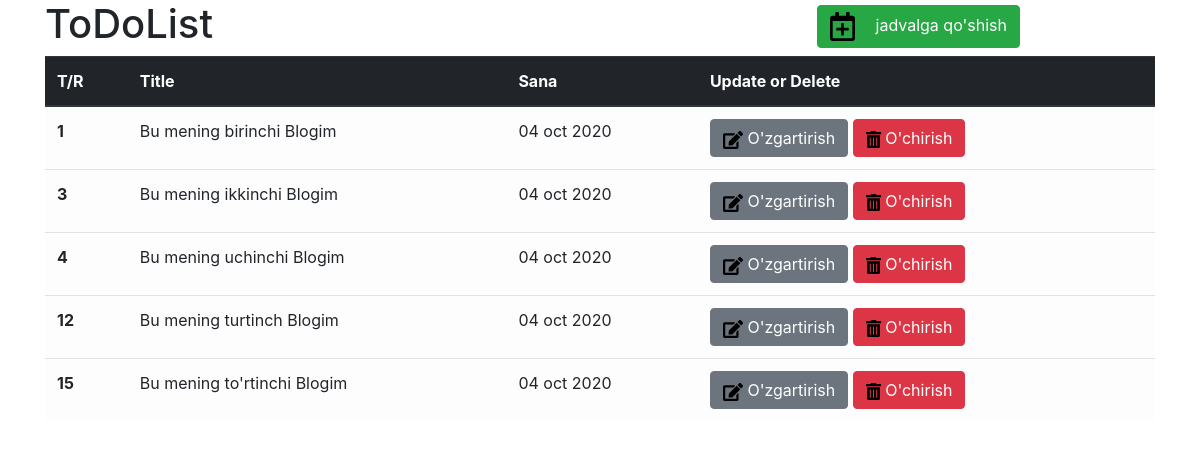
The page / on the database its author committed.
### blog/models.py (models this page shows, shortened)
class Blog(models.Model):
    title = models.CharField(max_length=200)
    sana = models.DateField()

### blog/views.py (the view)
# urls.py: path('',views.blog_list, name='blog_list'),
def blog_list(request):
    blogs = Blog.objects.all()
    return render(request, 'blog_list.html', {'blogs':blogs})

### blog/templates/blog_list.html (shortened to what this page needs)
{% extends 'base.html' %}
{% load static %}
{% block content %}
<div class="container">
    <div class="row">
        <div>
        <a href="{% url 'blog_create' %}" type="submit" id="qoshish"  class="btn btn-success">
                <i class="fas fa-plus-square">
                    <img width="25px" class="mr-3" src="{% static 'blog/img/calendar-plus-regular.svg' %}">
                </i>jadvalga qo'shish
        </a>
        </div>
    </div>
    <table class="table">
    <thead class="thead-dark">
        <tr >
        <th scope="col">T/R</th>
        <th scope="col">Title</th>
        <th scope="col">Sana</th>
        <th scope="col">Update or Delete </th>
        </tr>
    </thead>
    <tbody>
        {% for blog in blogs %}
            <tr class="table-light qator">
            <th scope="row">{{blog.id}}</th>
            <td>{{blog.title}}</td>
            <td>{{blog.sana |date:'d b Y'}}</td>
            <td >
                <a class="btn btn-secondary" href="blog_update/{{blog.id}}">
                    <i class="fas fa-edit">
                        <img width="20px" src="{% static 'blog/img/edit-solid.svg' %}">
                    </i>
                O'zgartirish</a>
                <a class="btn btn-danger" href="delete/{{blog.id}}">
                    <i class="fas fa-trash-alt">
                        <img width="15px" src="{% static 'blog/img/delete.svg' %}">
                    </i>
                O'chirish</a>
            </td>
            </tr>
        {% endfor %}
    </table>
</div>
{% endblock content %}

### blog/templates/base.html (shortened to what this page needs)
{% load static %}
<!doctype html>
<html lang="en">
  <head>
    <link rel="stylesheet" href="{% static 'blog/css/bootstrap.css' %}">
  </head>
  <body>
        <div class="container">
        <h1> ToDoList</h1>
        </div>
        {% block content %}
        {% endblock content %}
    <script src="{% static 'blog/js/bootstrap.js' %}"></script></body>
</html>

### blog/templates/base.html (style rules this page uses)
#qoshish { position: absolute; top: 5px; right: 15%; }

### rows shown on the page
Blog: id "1", title "Bu mening birinchi Blogim", sana "04 oct 2020"
Blog: id "3", title "Bu mening ikkinchi Blogim", sana "04 oct 2020"
Blog: id "4", title "Bu mening uchinchi Blogim", sana "04 oct 2020"
Blog: id "12", title "Bu mening turtinch Blogim", sana "04 oct 2020"
Blog: id "15", title "Bu mening to'rtinchi Blogim", sana "04 oct 2020"
